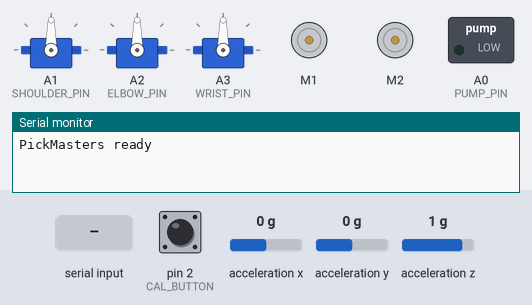
Bench run of a sketch on a simulated Arduino Uno, built with avr-gcc and run on an emulated ATmega328P. Shown: 3 × servo, 2 × DC motor (green arrow = forward, orange = backward, longer = faster), switched loads named in the sketch (green lamp = pin HIGH), the last lines printed to the serial monitor. Wiring (inferred from the names in the program): MPU-6050 motion sensor at I2C address 0x68. The inputs (shaded band) are chosen by the test bench; at power-on: acceleration x 0 g, pin 2 (CAL_BUTTON) HIGH, acceleration y 0 g, acceleration z 1 g.

Above: at 1.4 s.
1.5 s: "P 90\n" received over Serial
At 2.7 s:
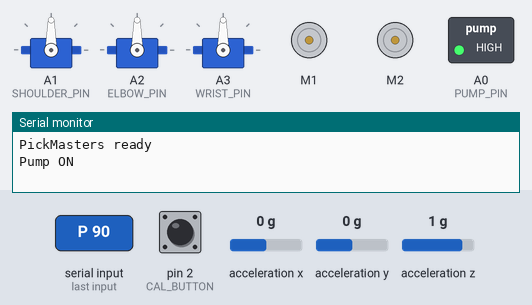
3.0 s: acceleration x set to -1.4 g
At 4.1 s:
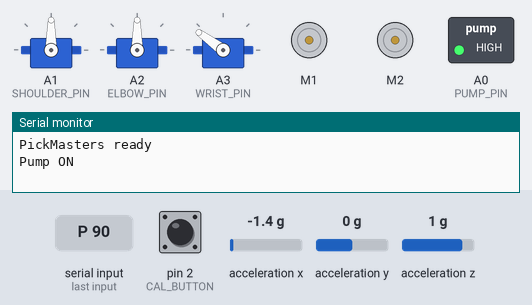
4.5 s: "2  45\n" received over Serial
At 5.3 s:
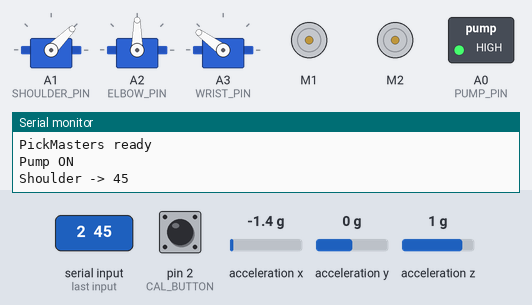
6.0 s: pin 2 (CAL_BUTTON) pulled LOW for 0.15 s
At 6.4 s:
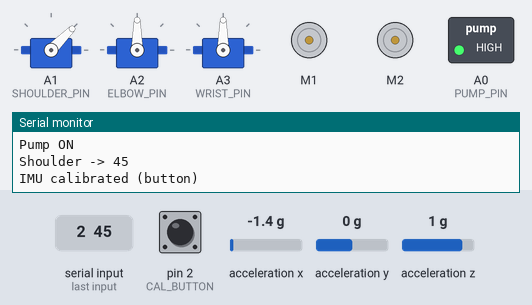
7.6 s: acceleration y set to -1.4 g
At 8.7 s:
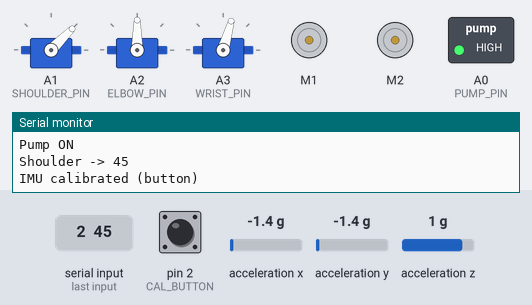
9.1 s: "3  45\n" received over Serial
At 10.0 s:
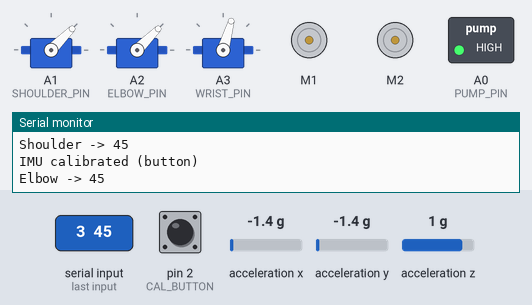
Timing chart, 0 to 11.6 s (numbered marks = the images above; inputs shaded):
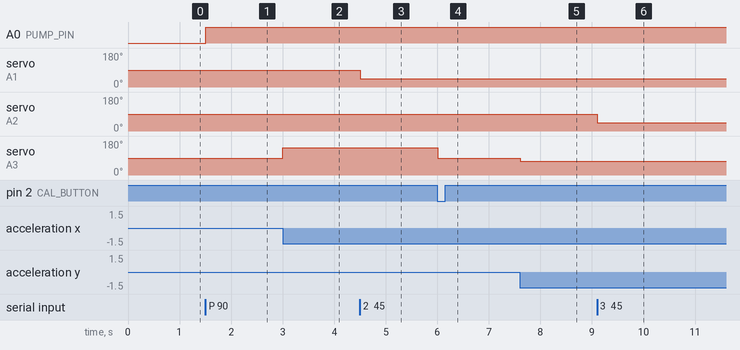

The sketch:

ManualDrive.ino
```cpp
// PickMasters — ManualDrive firmware
// Hardware: Arduino + L293D Motor Shield (Adafruit v1 / AFMotor library)
//
// Pin usage (analog pins consumed first per design requirement):
//   A0  — Pump relay (digital output)
//   A1  — Shoulder servo
//   A2  — Elbow servo
//   A3  — Wrist servo
//   A4  — IMU SDA  (I2C, reserved by Wire)
//   A5  — IMU SCL  (I2C, reserved by Wire)
//   Pin 2 — IMU calibration button (INPUT_PULLUP)
//   Motor shield occupies pins 3,4,5,6,7,8,11,12 internally.
//   Remaining free PWM: 9, 10, 13.
//
// Serial protocol (9600 baud, newline-terminated):
//   M <left> <right>   — DC motor speeds, -255..255  (differential drive)
//   2 <angle>          — Shoulder servo, 0..180 deg
//   3 <angle>          — Elbow servo,    0..180 deg
//   P 1 / P 0          — Pump relay ON / OFF
//   cal                — Re-zero IMU pitch
//   stop               — Stop motors
//   status             — Print all joint states

#include <Wire.h>
#include <Servo.h>
#include <AFMotor.h>   // Adafruit Motor Shield v1 library

// ── Pin definitions ──────────────────────────────────────────────────────────
#define PUMP_PIN      A0
#define SHOULDER_PIN  A1
#define ELBOW_PIN     A2
#define WRIST_PIN     A3
#define CAL_BUTTON    2     // INPUT_PULLUP — press to re-zero IMU

// ── DC motors via L293D motor shield ─────────────────────────────────────────
// Motor 1 = left wheel, Motor 2 = right wheel.
// If the robot drives backwards when commanded forwards, swap motor wires
// or flip the sign in the Processing sketch (negate leftY/rightY).
AF_DCMotor motorLeft(1);
AF_DCMotor motorRight(2);

// ── Servos ───────────────────────────────────────────────────────────────────
Servo shoulderServo;
Servo elbowServo;
Servo wristServo;

int shoulderAngle = 90;
int elbowAngle    = 90;
int wristAngle    = 90;

// ── IMU (MPU6050, I2C address 0x68) ──────────────────────────────────────────
#define MPU_ADDR 0x68

float pitchOffset  = 0.0;
float wristCenter  = 90.0;

unsigned long lastIMU    = 0;
bool          prevCalBtn = HIGH;  // HIGH = not pressed (PULLUP)

// ── Serial receive buffer ─────────────────────────────────────────────────────
String serialBuf = "";

// ─────────────────────────────────────────────────────────────────────────────
void setup() {
  Serial.begin(9600);

  // Pump relay — default OFF
  pinMode(PUMP_PIN, OUTPUT);
  digitalWrite(PUMP_PIN, LOW);

  // Calibration button
  pinMode(CAL_BUTTON, INPUT_PULLUP);

  // Servos — centre on startup
  shoulderServo.attach(SHOULDER_PIN);
  elbowServo.attach(ELBOW_PIN);
  wristServo.attach(WRIST_PIN);
  shoulderServo.write(shoulderAngle);
  elbowServo.write(elbowAngle);
  wristServo.write(wristAngle);

  // Motors idle
  motorLeft.setSpeed(0);
  motorRight.setSpeed(0);
  motorLeft.run(RELEASE);
  motorRight.run(RELEASE);

  // Wake up MPU6050
  Wire.begin();
  Wire.beginTransmission(MPU_ADDR);
  Wire.write(0x6B);  // PWR_MGMT_1
  Wire.write(0x00);  // clear sleep bit
  Wire.endTransmission(true);
  delay(200);

  calibrateIMU();
  Serial.println("PickMasters ready");
}

// ─────────────────────────────────────────────────────────────────────────────
void loop() {
  handleSerial();
  handleCalButton();

  if (millis() - lastIMU >= 20) {   // 50 Hz wrist update
    lastIMU = millis();
    updateWrist();
  }
}

// ── Serial parsing ────────────────────────────────────────────────────────────
void handleSerial() {
  while (Serial.available()) {
    char c = (char)Serial.read();
    if (c == '\n') {
      parseCommand(serialBuf);
      serialBuf = "";
    } else if (c != '\r') {
      serialBuf += c;
    }
  }
}

void parseCommand(String cmd) {
  cmd.trim();
  if (cmd.length() == 0) return;

  if (cmd.startsWith("M ")) {
    int sep = cmd.indexOf(' ', 2);
    if (sep < 0) return;
    int l = cmd.substring(2, sep).toInt();
    int r = cmd.substring(sep + 1).toInt();
    driveMotors(l, r);

  } else if (cmd.startsWith("P ")) {
    bool on = (cmd.substring(2).toInt() != 0);
    digitalWrite(PUMP_PIN, on ? HIGH : LOW);
    Serial.println(on ? "Pump ON" : "Pump OFF");

  } else if (cmd.startsWith("2 ")) {
    shoulderAngle = constrain(cmd.substring(2).toInt(), 0, 180);
    shoulderServo.write(shoulderAngle);
    Serial.println("Shoulder -> " + String(shoulderAngle));

  } else if (cmd.startsWith("3 ")) {
    elbowAngle = constrain(cmd.substring(2).toInt(), 0, 180);
    elbowServo.write(elbowAngle);
    Serial.println("Elbow -> " + String(elbowAngle));

  } else if (cmd == "cal") {
    calibrateIMU();
    Serial.println("IMU calibrated");

  } else if (cmd == "stop") {
    driveMotors(0, 0);
    Serial.println("Motors stopped");

  } else if (cmd == "status") {
    Serial.println("----- Status -----");
    Serial.println("Shoulder : " + String(shoulderAngle));
    Serial.println("Elbow    : " + String(elbowAngle));
    Serial.println("Wrist    : " + String(wristAngle) + " (auto)");
    Serial.println("------------------");
  }
}

// ── DC motor control ──────────────────────────────────────────────────────────
void driveMotors(int l, int r) {
  setMotor(motorLeft,  l);
  setMotor(motorRight, r);
}

void setMotor(AF_DCMotor &m, int spd) {
  if (spd > 0) {
    m.setSpeed(min(spd, 255));
    m.run(FORWARD);
  } else if (spd < 0) {
    m.setSpeed(min(-spd, 255));
    m.run(BACKWARD);
  } else {
    m.setSpeed(0);
    m.run(RELEASE);
  }
}

// ── IMU wrist auto-level ──────────────────────────────────────────────────────
void calibrateIMU() {
  pitchOffset = readPitch();
}

float readPitch() {
  Wire.beginTransmission(MPU_ADDR);
  Wire.write(0x3B);  // ACCEL_XOUT_H — start of 6-byte accel block
  Wire.endTransmission(false);
  Wire.requestFrom((uint8_t)MPU_ADDR, (uint8_t)6, (uint8_t)true);

  int16_t ax = ((int16_t)Wire.read() << 8) | Wire.read();
  int16_t ay = ((int16_t)Wire.read() << 8) | Wire.read();
  int16_t az = ((int16_t)Wire.read() << 8) | Wire.read();

  float ax_g = ax / 16384.0;
  float ay_g = ay / 16384.0;
  float az_g = az / 16384.0;

  return atan2(-ax_g, sqrt(ay_g * ay_g + az_g * az_g)) * 180.0 / PI;
}

void updateWrist() {
  float pitch = readPitch() - pitchOffset;
  // Positive pitch (arm tilts down) increases wrist angle to compensate.
  // Negate the sign here if leveling goes the wrong direction.
  wristAngle = constrain((int)(wristCenter + pitch), 0, 180);
  wristServo.write(wristAngle);
}

// ── Hardware calibration button ───────────────────────────────────────────────
void handleCalButton() {
  bool btn = digitalRead(CAL_BUTTON);
  if (btn == LOW && prevCalBtn == HIGH) {  // falling edge = pressed
    calibrateIMU();
    Serial.println("IMU calibrated (button)");
  }
  prevCalBtn = btn;
}
```

Measured:
- after the input at 1.5 s, A0 (PUMP_PIN): LOW → HIGH at once
- after the input at 3.0 s, servo on A3 (WRIST_PIN): 90° → 144° at once
- after the input at 4.5 s, servo on A1 (SHOULDER_PIN): 90° → 45° at once
- after the input at 6.0 s, servo on A3 (WRIST_PIN): 144° → 90° at once
- after the input at 7.6 s, servo on A3 (WRIST_PIN): 90° → 74° at once
- after the input at 9.1 s, servo on A2 (ELBOW_PIN): 90° → 45° at once
